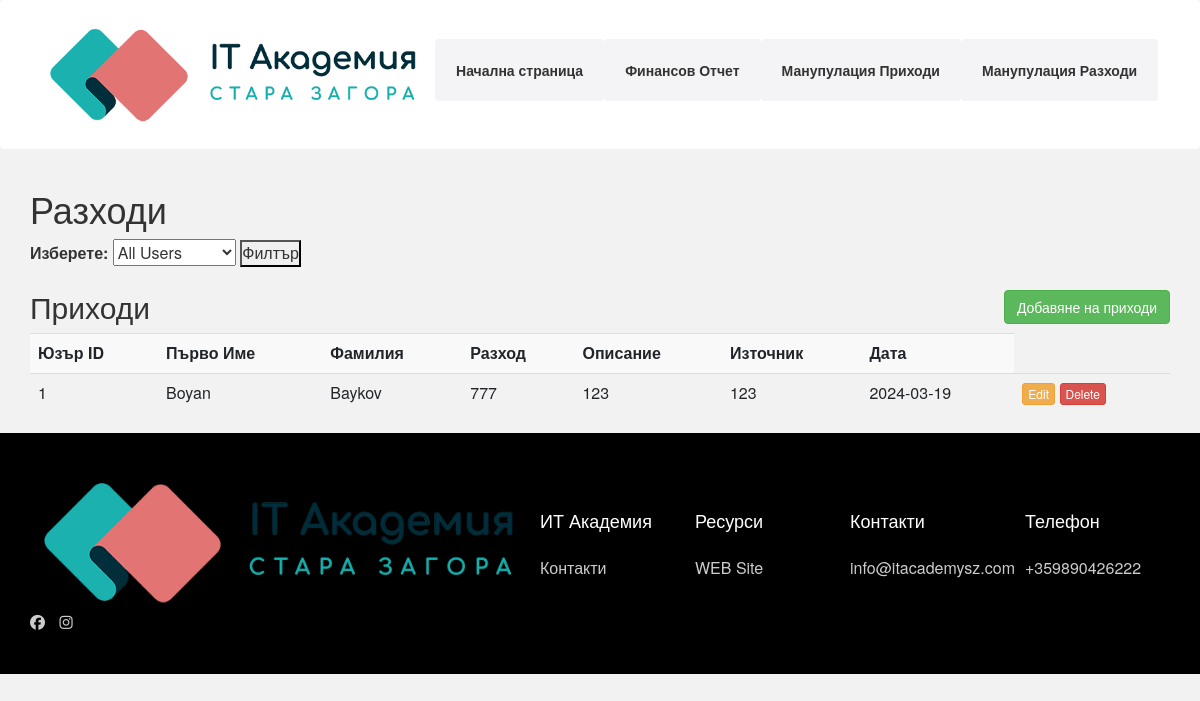
The page /index4 on the database as committed earlier.
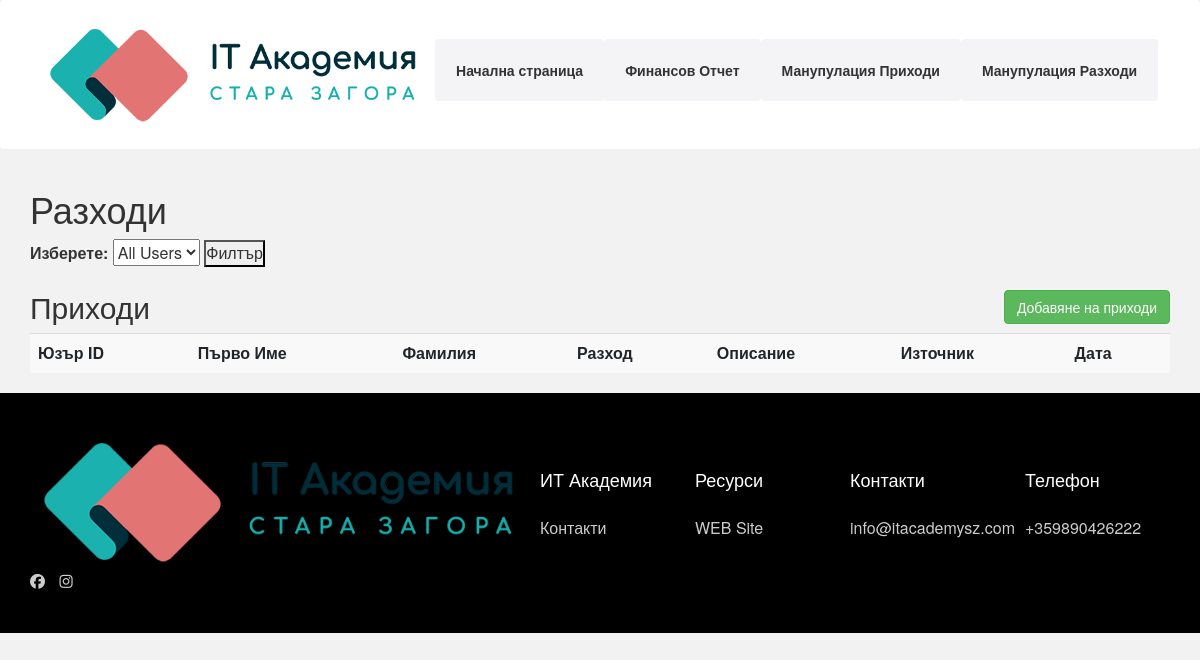
The same page on the database as committed later.
### web/alchemy.py (models this page shows)
class Expenses(Base):
    __tablename__ = 'expenses'
    id = Column(Integer, primary_key=True)
    user_id = Column(Integer, ForeignKey('users.id'))
    expenses = Column(Integer)
    description = Column(String)
    source = Column(String)
    date = Column(Date, default=datetime.now)

class User(Base):
    __tablename__ = 'users'
    id = Column(Integer, primary_key=True)
    FirstName = Column(String)
    LastName = Column(String)
    incomes = relationship("Income", back_populates="user")

### web/app.py (the view)
@app.route('/index4', methods=['GET', 'POST'])
def index4():
    cur.execute("SELECT FirstName, LastName FROM users")
    user_names = [f"{row[0]} {row[1]}" for row in cur.fetchall()]
    if request.method == 'POST':
        selected_user_name = request.form.get('user_name')
        if selected_user_name:
            cur.execute("""SELECT i.id, i.user_id, u.FirstName, u.LastName, i.expenses, i.description, i.source, i.date
                            FROM expenses i
                            JOIN users u ON u.id = i.user_id
                            WHERE u.FirstName || ' ' || u.LastName = ?""", (selected_user_name,))
        else:
            cur.execute("""SELECT i.id, i.user_id, u.FirstName, u.LastName, i.expenses, i.description, i.source, i.date
                            FROM expenses i
                            JOIN users u ON u.id = i.user_id""")
        expenses_data = cur.fetchall()
    else:
        cur.execute("""SELECT i.id, i.user_id, u.FirstName, u.LastName, i.expenses, i.description, i.source, i.date
                        FROM expenses i
                        JOIN users u ON u.id = i.user_id""")
        expenses_data = cur.fetchall()
    return render_template('index4.html', expenses=expenses_data, user_names=user_names)

### web/templates/index4.html (shortened to what this page needs)
{% include "header.html" %}
<link href="{{url_for('static', filename = 'css/bootstrap.min.css')}}" rel="stylesheet">
{% block body %}
<div class="container">
   <div class="row">
      <div class="col md-12">
        <h1>Разходи</h1>
        <form method="POST" action="/index4">
          <label for="user_name">Изберете:</label>
          <select name="user_name" id="user_name">
              <option value="">All Users</option>
          </select>
          <button type="submit">Филтър</button>
        </form>
         <h2>Приходи
          <button type="button" class="btn btn-success  pull-right" data-toggle="modal" data-target="#myModal">Добавяне на приходи
          </button>
          </h2>
         <table class="table table-striped" >
           <tr>
                <th>Юзър ID</th>
                <th>Първо Име</th>
                <th>Фамилия</th>
                <th>Разход</th>
                <th>Описание</th>
                <th>Източник</th>
                <th>Дата</th>
            </tr>
            {% for row in expenses %}
            <tr>
               <td>{{row.1}}</td>
               <td>{{row.2}}</td>
               <td>{{row.3}}</td>
               <td>{{row.4}}</td>
               <td>{{row.5}}</td>
               <td>{{row.6}}</td>
               <td>{{row.7}}</td>
               <td>
                  <a href="/index4/update/{{row.0}}" class="btn btn-warning btn-xs" data-toggle="modal"
                     data-target="#modaledit{{row.0}}">Edit</a>
                  <a href="/index4/delete/{{ row.0 }}" class="btn btn-danger btn-xs"
                     onclick="return confirm('Are You Sure For Delete?')">Delete</a>
               </td>
            </tr>
            {% endfor %}
         </table>
      </div>
   </div>
</div>
{% endblock %}
{% include "footer.html" %}

Rows that differ between the two databases and show on the page:
removed Expenses: user "1", FirstName "Boyan", LastName "Baykov", expenses "777", description "123", source "123", date "2024-03-19"
